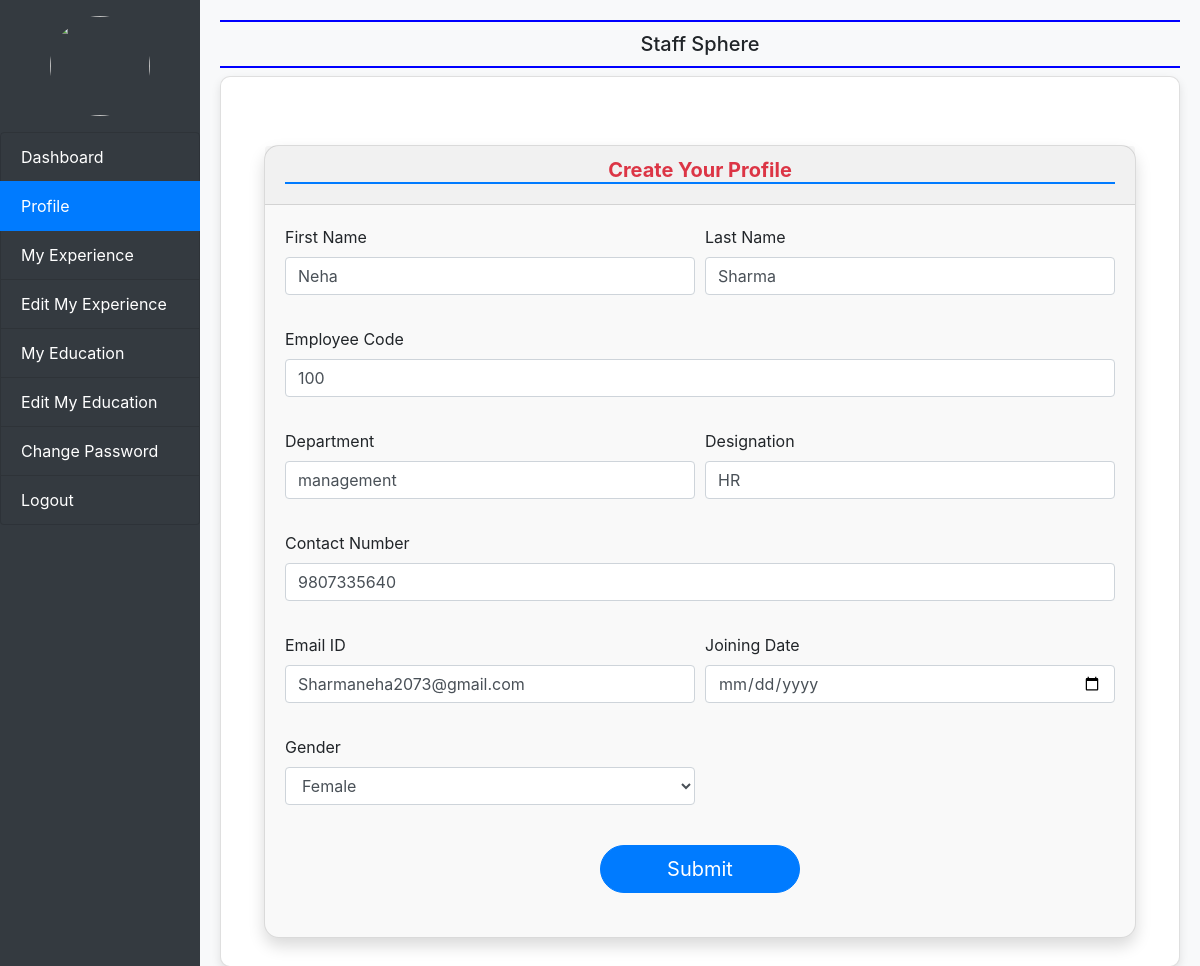
The page /profile (signed in) on the database its author committed.
### employee/models.py (models this page shows, shortened)
class EmployeeDetail(models.Model):
    user = models.ForeignKey(User,on_delete=models.CASCADE)
    empcode = models.CharField(max_length=50)
    empdept = models.CharField(max_length=50,null=True)
    designation = models.CharField(max_length=100,null=True)
    contact = models.CharField(max_length=15,null=True)
    gender = models.CharField(max_length=50,null=True)
    joiningdate = models.DateField(null=True)

### employee/views.py (the view, shortened to what this page needs)
# urls.py: path('profile', profile, name='profile'),  #profile page
def profile(request):
    if not request.user.is_authenticated:
        return redirect('emp_login')
    error = ""
    user = request.user
    employee = EmployeeDetail.objects.get(user=user)
    return render(request,'profile.html',locals())

### employee/templates/profile.html (shortened to what this page needs)
{% extends 'emp_base.html' %}
{% block main %}
<div class="container mt-5">
    <div class="card shadow m-2" style="border-radius: 15px; background-color: #f9f9f9;">
        <div class="card-header text-center">
            <h5 class="text-danger" style="border-bottom: 2px solid #007bff; font-weight: bold;">Create Your Profile</h5>
        </div>
        <div class="card-body">
            <form method="post">
                <div class="form-row">
                    <div class="col-sm-6 mb-3">
                        <div class="form-group">
                            <label for="firstname">First Name</label>
                            <input type="text" id="firstname" name="firstname" class="form-control" placeholder="Enter First Name" pattern="[A-Za-z]+" value="{{employee.user.first_name}}" required>
                        </div>
                    </div>
                    <div class="col-sm-6 mb-3">
                        <div class="form-group">
                            <label for="lastname">Last Name</label>
                            <input type="text" id="lastname" name="lastname" class="form-control" placeholder="Enter Last Name" pattern="[A-Za-z]+" value="{{employee.user.last_name}}" required>
                        </div>
                    </div>
                    <div class="col-sm-12 mb-3">
                        <div class="form-group">
                            <label for="empcode">Employee Code</label>
                            <input type="text" id="empcode" name="empcode" class="form-control" placeholder="Enter Your Employee Code" pattern="[0-9]+" value="{{employee.empcode}}" required>
                        </div>
                    </div>
                    <div class="col-sm-6 mb-3">
                        <div class="form-group">
                            <label for="department">Department</label>
                            <input type="text" id="department" name="department" class="form-control" placeholder="Department" value="{{employee.empdept}}" required>
                        </div>
                    </div>
                    <div class="col-sm-6 mb-3">
                        <div class="form-group">
                            <label for="designation">Designation</label>
                            <input type="text" id="designation" name="designation" class="form-control" placeholder="Designation" value="{{employee.designation}}" required>
                        </div>
                    </div>
                    <div class="col-sm-12 mb-3">
                        <div class="form-group">
                            <label for="contact">Contact Number</label>
                            <input type="text" id="contact" name="contact" class="form-control" placeholder="Enter Your Contact Number" value="{{employee.contact}}" required>
                        </div>
                    </div>
                    <div class="col-sm-6 mb-3">
                        <div class="form-group">
                            <label for="email">Email ID</label>
                            <input type="email" id="email" name="email" class="form-control" placeholder="Enter your Email ID" value="{{employee.user.username}}" required>
                        </div>
                    </div>
                    <div class="col-sm-6 mb-3">
                        <div class="form-group">
                            <label for="jdate">Joining Date</label>
                            <input type="date" id="jdate" name="jdate" class="form-control" value="{{ employee.joiningdate }}">
                        </div>
                    </div>
                    <div class="col-sm-6 mb-3">
                        <div class="form-group">
                            <label for="gender">Gender</label>
                            <select id="gender" name="gender" class="form-control" required>
                                <option value="Female" {% if employee.gender == 'Female' %}selected{% endif %}>Female</option>
                            </select>
                        </div>
                    </div>
                </div>
                <div class="text-center mb-3">
                    <input type="submit" value="Submit" class="btn btn-primary btn-lg m-2" style="border-radius: 25px; width: 200px;">
                </div>
            </form>
        </div>
    </div>
</div>
{% endblock %}

### employee/templates/emp_base.html (style rules this page uses)
body { background-color: #f8f9fa; }
.card { border-radius: 10px; box-shadow: 0 4px 10px rgba(0, 0, 0, 0.1); }

### rows shown on the page
EmployeeDetail: firstname "Neha", lastname "Sharma", empcode "100", department "management", designation "HR", contact "9807335640", email "Sharmaneha2073@gmail.com", gender "Female"
